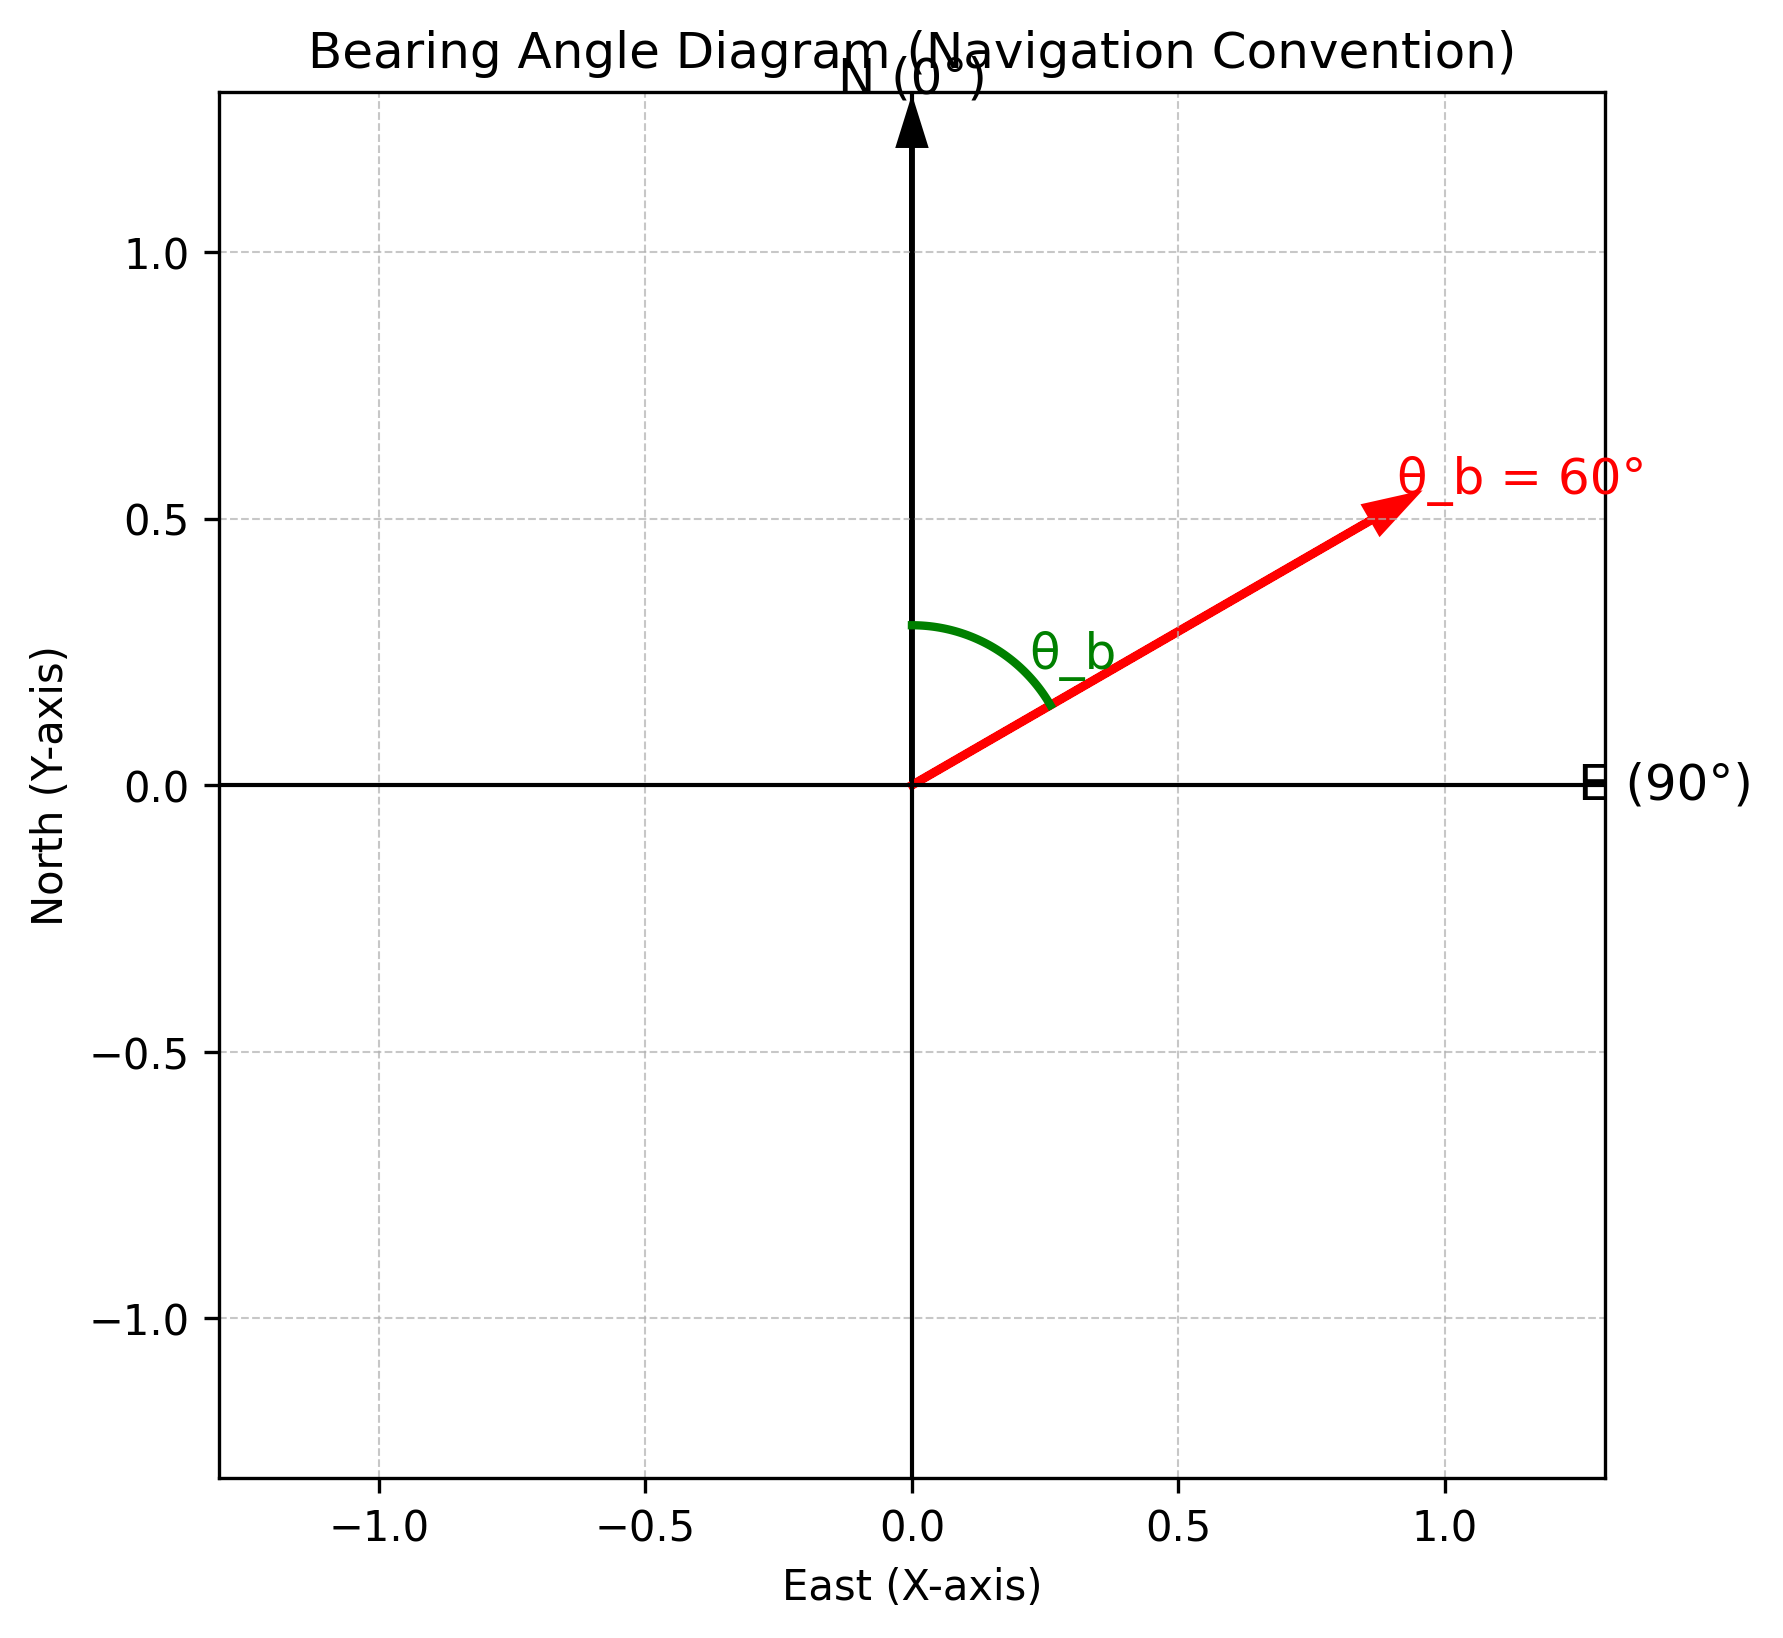

Here is the Python script that generated this plot:
import matplotlib.pyplot as plt
import numpy as np

# Bearing angle in degrees (example: 60°)
theta_b = 60  

# Convert to radians
theta_rad = np.deg2rad(theta_b)

# Arrow length
r = 1.0

# Bearing vector
bx = r * np.sin(theta_rad)   # East component
by = r * np.cos(theta_rad)   # North component

# Create figure
fig, ax = plt.subplots(figsize=(6, 6))

# Draw axes
ax.axhline(0, color='black', linewidth=1)
ax.axvline(0, color='black', linewidth=1)

# Draw grid
ax.grid(True, linestyle='--', linewidth=0.5, alpha=0.7)

# Draw North arrow
ax.arrow(0, 0, 0, 1.2, head_width=0.05, head_length=0.08,
         fc='black', ec='black', linewidth=1.2)
ax.text(0, 1.28, "N (0°)", ha='center', va='bottom', fontsize=12)

# Draw East label
ax.text(1.25, 0, "E (90°)", ha='left', va='center', fontsize=12)

# Draw bearing arrow
ax.arrow(0, 0, bx, by, head_width=0.05, head_length=0.08,
         fc='red', ec='red', linewidth=2)
ax.text(bx * 1.05, by * 1.05, f"θ_b = {theta_b}°", color='red',
        ha='left', va='bottom', fontsize=12)

# Draw angle arc
arc_theta = np.linspace(0, theta_rad, 100)
arc_x = 0.3 * np.sin(arc_theta)
arc_y = 0.3 * np.cos(arc_theta)
ax.plot(arc_x, arc_y, color='green', linewidth=2)
ax.text(0.22, 0.22, "θ_b", color='green', fontsize=12)

# Set limits
ax.set_xlim(-1.3, 1.3)
ax.set_ylim(-1.3, 1.3)

# Equal aspect ratio
ax.set_aspect('equal', adjustable='box')

# Labels
ax.set_xlabel("East (X-axis)")
ax.set_ylabel("North (Y-axis)")

# Title
ax.set_title("Bearing Angle Diagram (Navigation Convention)")

# Save figure
plt.savefig("bearing_diagram.png", dpi=300, bbox_inches='tight')

plt.show()
